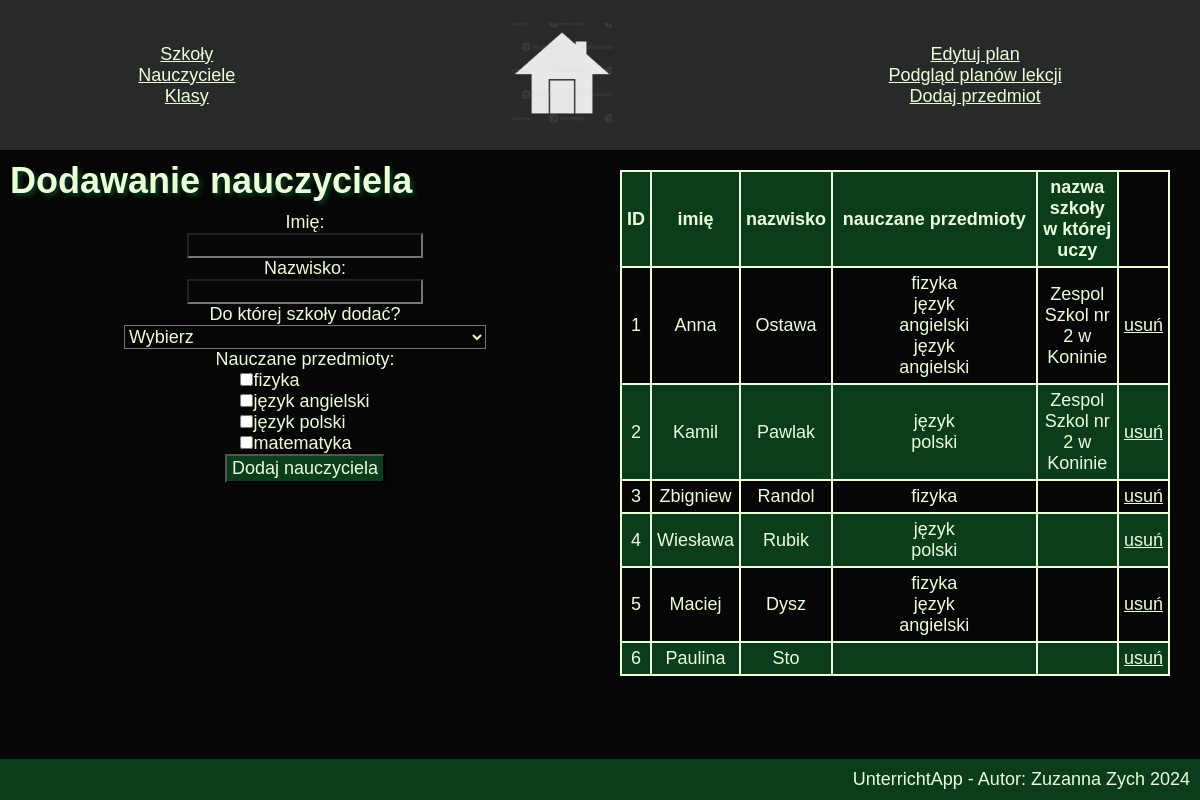
Before: /nau.php with the older database file.
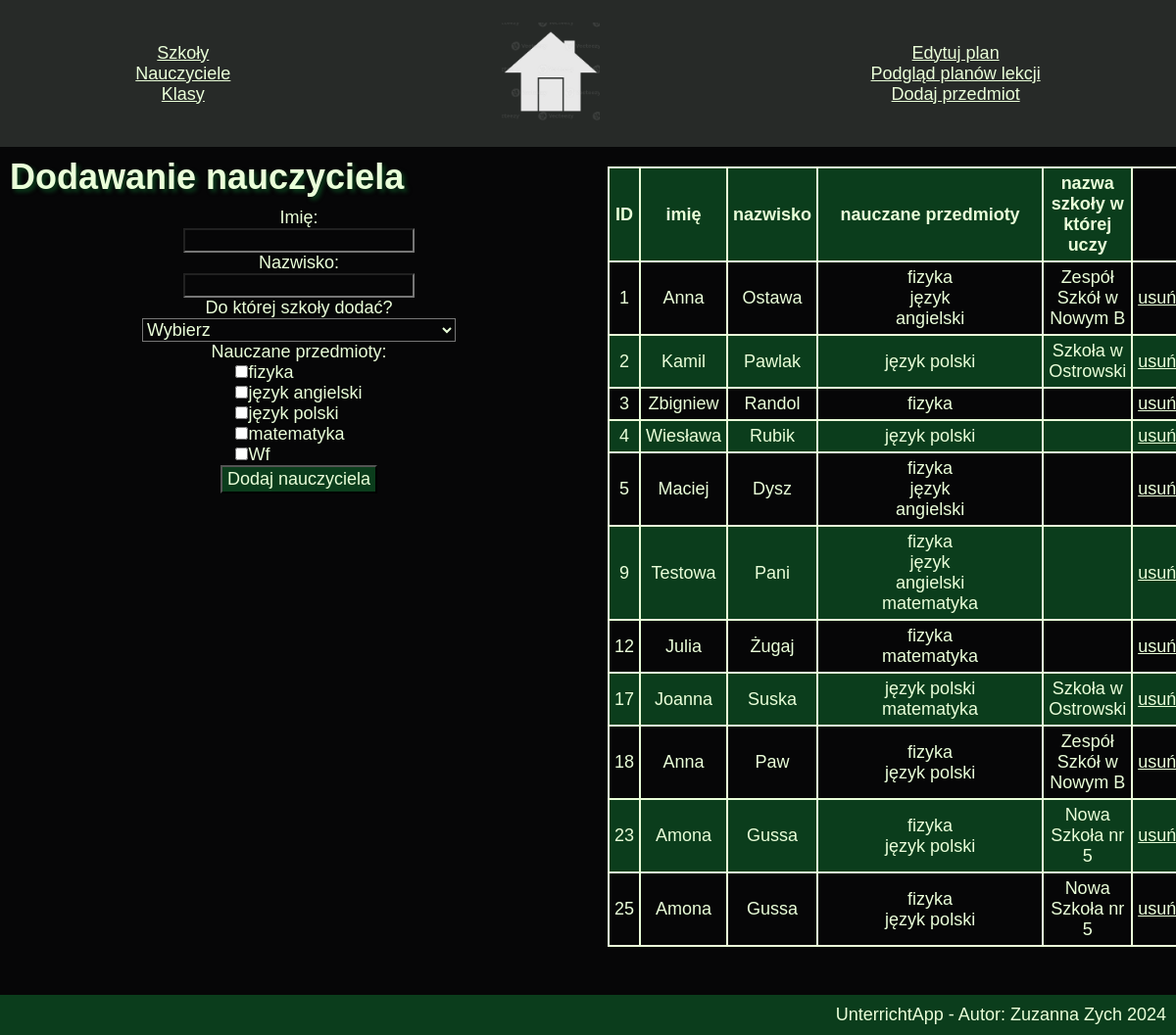
After: the same page with the newer database file.
### tables this page shows
CREATE TABLE `przedmiot` (
  `id` int(11) UNSIGNED NOT NULL,
  `nazwa` varchar(60) NOT NULL
);

CREATE TABLE `nauczyciel` (
  `id` int(10) UNSIGNED NOT NULL,
  `imie` varchar(50) NOT NULL,
  `nazwisko` varchar(50) NOT NULL
);

CREATE TABLE `nauczyciele_szkoly` (
  `id` int(10) UNSIGNED NOT NULL,
  `id_nauczyciela` int(10) UNSIGNED NOT NULL,
  `id_szkoly` int(10) UNSIGNED NOT NULL
);

CREATE TABLE `szkola` (
  `id` int(10) UNSIGNED NOT NULL,
  `nazwa` varchar(60) NOT NULL
);

### getAll.php (called while the page is built, shortened)
<?php
global $conn;
$r_przedmiot = mysqli_query($conn, "SELECT * from przedmiot ORDER BY przedmiot.nazwa ASC");
$przedmiot = [];
while ($row = mysqli_fetch_assoc($r_przedmiot)) array_push($przedmiot, $row);
$nauSzkoly = [];
$sqlnauSzkoly = "SELECT nauczyciele_szkoly.id, nauczyciele_szkoly.id_nauczyciela, nauczyciele_szkoly.id_szkoly, szkola.nazwa, nauczyciel.imie, nauczyciel.nazwisko FROM nauczyciele_szkoly INNER JOIN nauczyciel ON nauczyciel.id = nauczyciele_szkoly.id_nauczyciela INNER JOIN szkola ON szkola.id = nauczyciele_szkoly.id_szkoly;";
$r=mysqli_query($conn, $sqlnauSzkoly);
$nauczany_przedmiot = [];
foreach ($przedmiot as $el) {
    $nauczany_przedmiot[$el['nazwa']] = [];
    $sql = "SELECT przedmiot.nazwa, nauczyciel.id, nauczyciel.imie, nauczyciel.nazwisko FROM nauczany_przedmiot INNER JOIN nauczyciel ON nauczany_przedmiot.id_nauczyciela = nauczyciel.id INNER JOIN przedmiot ON nauczany_przedmiot.id_przedmiotu = przedmiot.id WHERE przedmiot.nazwa ='".$el['nazwa']."' ORDER BY nauczyciel.nazwisko, nauczyciel.imie ASC";
    $result = mysqli_query($conn, $sql);
    while ($row = mysqli_fetch_assoc($result)) {
          array_push($nauczany_przedmiot[$el['nazwa']], [$row['id'],$row['imie']." ".$row['nazwisko']]);
    }
}
$nauczyciele = [];
$sql = "SELECT * from nauczyciel";
$r = mysqli_query($conn, $sql);
?>

### nau.php (the view, shortened to what this page needs)
<!DOCTYPE html>
<html lang="pl">
<head>
    <link rel="stylesheet" href="styl.css">
</head>
<body>
<?php
include_once ("func.php");
addheader();
?>
<div class="lewy">
    <h2 class="pageFunc">Dodawanie nauczyciela</h2>
    <form action="" method="POST">
    <div class="dodNau">
    <label for="imie">Imię:</label>
    <input type="text" name="imie" id="imie" required>
    <label for="nazwisko">Nazwisko:</label>
    <input type="text" name="nazwisko" id="nazwisko" required>
    <label for="szkola">Do której szkoły dodać?</label>
    <select name="szkola" id="szkola">
        <option value="">Wybierz</option>
        <?php
        include_once "conn.php";
        include_once "getAll.php";
        ?>
    </select>
    <label for="przedmioty">Nauczane przedmioty:</label>
    <div class="checkboxes">
        <?php
        global $przedmiot;
        foreach ($przedmiot as $el) {
            echo "<input type='checkbox' name='".$el['id']."' id='".$el['id']."' value='".$el['id']."'>";
            echo "<label for='".$el['id']."'>".$el['nazwa']."</label><br>";
        }
        ?>
</div>
    <button type="submit">Dodaj nauczyciela</button>
</div>
</form>
</div>
<div class="prawy">
<table>
     <tr>
          <th>ID</th>
          <th>imię</th>
          <th>nazwisko</th>
          <th>nauczane przedmioty</th>
          <th>nazwa szkoły w której uczy</th>
     </tr>
     <?php
     include_once "getAll.php";
     foreach ($nauczyciele as $key => $nauczyciel) {
            echo "<tr>";
            echo "<td>".$nauczyciel['id']."</td>";
            echo "<td>".$nauczyciel['imie']."</td>";
            echo "<td>".$nauczyciel['nazwisko']."</td>";
    echo "<td>";
    foreach ($nauczany_przedmiot as $key => $value) {
        foreach ($value as $key2 => $value2) {
            if ($nauczyciel['imie']." ".$nauczyciel['nazwisko'] == $value2[1] && $nauczyciel['id'] == $value2[0]) {
                echo "<p>$key</p>";
            }
        }
    }
    echo "</td>";
    echo "<td>";
    foreach ($nauSzkoly as $row => $value) {
        if ($nauczyciel['id'] == $value['id_nauczyciela']) {
            if (trim($value['nazwa']) == "") {
                echo "<a href='nauSzZmien.php'>Brak szkoły - zmień</a>";
            } else {
                echo $value['nazwa'];
            }
        }
    }
    echo"</td>";
    echo "<td> <a class='btn' href='usuNau.php?id=".$nauczyciel['id']."'>usuń</a></td>";
    echo "</tr>";
     }
     ?>
</table>
</div>
<?php addFooter();?>
</body>
</html>

### func.php (shortened to what this page needs)
<?php
function addheader ($includeIndexLink = true) {
   echo "<header>
     <nav>
          <ul>
               <li><a href='szkola.php?edit=false'>Szkoły</a></li>
               <li><a href='nau.php?edit=false'>Nauczyciele</a></li>
               <li><a href='klasy.php'>Klasy</a></li>
          </ul>";
          if ($includeIndexLink) {
               echo "<ul>
               <li><a href='index.php'><img class='icon'  src='zdj/bialy_dom.png' alt='ikona białego domu'></a></li>
          </ul>";
          } else {
               echo "<ul>
               <li><a href='tworzPlan.php'><img class='icon' src='zdj/plus.png' alt='plus'></a></li>
          </ul>";
          }
          echo "<ul>
               <li><a href='chooseEditPlan.php'>Edytuj plan</a></li>
               <li><a href='choosePlan.php'>Podgląd planów lekcji</a></li>
               <li><a href='dodPrzed.php'>Dodaj przedmiot</a></li>
          </ul>
     </nav>
</header>    ";
}
function addFooter($startC = "", $endC = "") {
     echo "<footer>";
     echo "<p>UnterrichtApp - Autor: Zuzanna Zych 2024</p>";
     echo "</footer>";
}
?>

### styl.css (style rules this page uses)
:root { --kolor-tla: #060607; --kolor-tekstu: #EAFFD9; --kolor-akcent-jasny: #219147; --kolor-akcent-jasny-szary: #536158; --kolor-akcent-ciemny-szary: #272a28; --kolor-akcent-ciemny: #0b3d1c; --zdj-banner: url("zdj/zielone-liscie-tlo.jpg"); --wielkosc-tekstu: 16px; --wielkosc-h1: calc(var(--wielkosc-tekstu) * 1.5); --wielkosc-h2: calc(var(--wielkosc-tekstu) * 2); --wielkosc-h3: calc(var(--wielkosc-tekstu) * 3); --p-margin: 270px; }
body { min-height: 100vh; width: 100%; box-sizing: border-box; }
* { margin: 0; padding: 0; font-size: var(--wielkosc-tekstu); background-color: var(--kolor-tla); color: var(--kolor-tekstu); box-sizing: border-box; font-family: 'Trebuchet MS', 'Lucida Sans Unicode', 'Lucida Grande', 'Lucida Sans', Arial, sans-serif; }
header, nav { background-color: var(--kolor-akcent-ciemny-szary); height: 150px; }
nav ul { float: left; background-color: var(--kolor-akcent-ciemny-szary); }
nav ul li::marker { content: none; }
nav { display:flex; text-align:center; justify-content: space-around; align-items: center; }
a img { height: 100px; width: auto; }
table, tr, td, th { border: 2.5px solid var(--kolor-tekstu); border-collapse: collapse; }
td, th { text-align: center; padding: 5px; justify-content: center; }
tr:nth-of-type(odd) * { background-color: var(--kolor-akcent-ciemny); }
table { margin: 20px; }
h2 { font-size: var(--wielkosc-h2); }
h1,h2,h3,h4,h5,h6 { margin: 10px 0px 10px 0px; }
.pageFunc { text-shadow: var(--kolor-akcent-ciemny) 3px 3px 4px ; }
.dodNau { display: flex; flex-direction: column; justify-content: center; align-items: center; }
.dodNau * { max-width: 100%; }
.prawy { float: right; text-align: right; padding-right: 10px; }
.lewy { float:left; text-align: left; padding-left: 10px; }
.prawy, .lewy { width: 50%; padding-bottom: 70px; }
footer { width: 100%; position: fixed; bottom: 0px; height: fit-content; padding: 10px; }
footer, footer * { background-color: var(--kolor-akcent-ciemny); text-align: right; }
header, header * { background-color: var(--kolor-akcent-ciemny-szary); }
p:not(footer p) { margin: 0 60px 0 60px; }
button:not(.ignore) { background-color: var(--kolor-akcent-ciemny); padding: 2px 5px; }
a.btn { display: inline-block; width: 100%; height: 100%; }
@media only screen and (max-width: 2600px) { :root { --wielkosc-tekstu:18px } }

Changed rows visible on the page:
removed nauczyciele_szkoly: id_szkoly.nazwa "Zespol Szkol nr 2 w Koninie", shown under nauczyciel "Ostawa"
removed nauczyciele_szkoly: id_szkoly.nazwa "Zespol Szkol nr 2 w Koninie", shown under nauczyciel "Kamil"
removed nauczyciel: id "6", imie "Paulina", nazwisko "Sto"
added przedmiot: nazwa "Wf"
added nauczyciele_szkoly: id_szkoly.nazwa "Zespół Szkół w Nowym B", shown under nauczyciel "Ostawa"
added nauczyciele_szkoly: id_szkoly.nazwa "Szkoła w Ostrowski", shown under nauczyciel "Kamil"
added nauczyciel: id "9", imie "Testowa", nazwisko "Pani", key "fizyka", key "język angielski", key "matematyka"
added nauczyciel: id "12", imie "Julia", nazwisko "Żugaj", key "fizyka", key "matematyka"
added nauczyciel: id "17", imie "Joanna", nazwisko "Suska", key "język polski", key "matematyka"
added nauczyciele_szkoly: id_szkoly.nazwa "Szkoła w Ostrowski", shown under "17"
added nauczyciel: id "18", imie "Anna", nazwisko "Paw", key "fizyka", key "język polski"
added nauczyciele_szkoly: id_szkoly.nazwa "Zespół Szkół w Nowym B", shown under "18"
added nauczyciel: id "23", imie "Amona", nazwisko "Gussa", key "fizyka", key "język polski"
added nauczyciele_szkoly: id_szkoly.nazwa "Nowa Szkoła nr 5", shown under "23"
added nauczyciel: id "25", imie "Amona", nazwisko "Gussa", key "fizyka", key "język polski"
added nauczyciele_szkoly: id_szkoly.nazwa "Nowa Szkoła nr 5", shown under "25"
Other visible differences:
list line gone: "język angielski"
